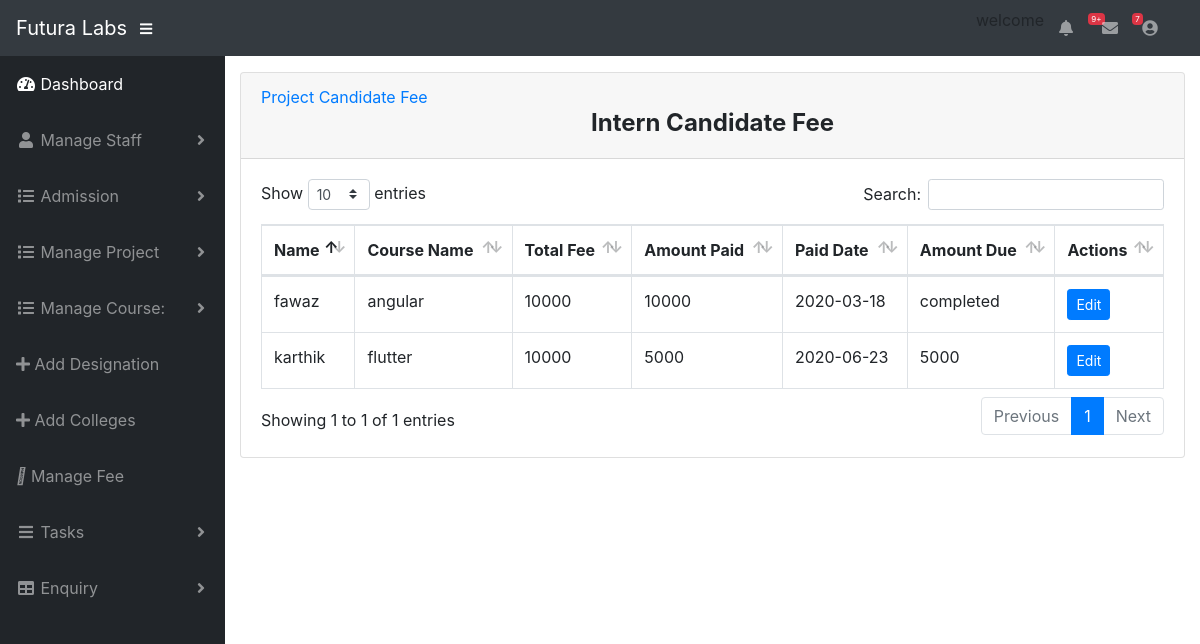
Screenshot of /intern-fee.php (signed in) with the database file from the repository.
### tables this page shows
CREATE TABLE `intern_fee` (
  `id` int(11) NOT NULL,
  `course_id` int(11) NOT NULL,
  `intern_id` int(11) NOT NULL,
  `total` int(30) NOT NULL,
  `paid` int(30) NOT NULL DEFAULT 0,
  `date` varchar(30) NOT NULL DEFAULT 'Not Paid',
  `due` varchar(30) NOT NULL
);

CREATE TABLE `intern_candidate` (
  `intern_id` int(11) NOT NULL,
  `course_id` int(11) NOT NULL,
  `name` varchar(20) NOT NULL,
  `address` varchar(30) NOT NULL,
  `email` varchar(30) NOT NULL,
  `phone` int(20) NOT NULL,
  `qual` varchar(20) NOT NULL,
  `college` varchar(30) NOT NULL,
  `joining_date` date NOT NULL
);

CREATE TABLE `internship` (
  `course_id` int(11) NOT NULL,
  `course_name` varchar(30) NOT NULL,
  `details` varchar(20) NOT NULL,
  `duration` varchar(20) NOT NULL
);

### intern-fee.php (the view)
<?php include 'admin_header.php';
?>
<div class="card mb-3">
          <div class="card-header">
           <a href="project-fee.php">Project Candidate Fee</a>&nbsp;&nbsp;&nbsp;&nbsp;&nbsp;&nbsp;
          <h4> <center><b>Intern Candidate Fee </center></b>  </h4></div>
          <div class="card-body">
            <div class="table-responsive">
              <table class="table table-bordered" id="dataTable" width="100%" cellspacing="0">
                <thead>
                    <tr>
                        <th>Name</th>
                        <th>Course Name</th>
                        <th>Total Fee</th>
                        <th>Amount Paid</th>
                        <th>Paid Date</th>
                        <th>Amount Due </th>
                        <th>Actions</th>
                    </tr>
                </thead>
                <?php
                $result=mysqli_query($con,"SELECT * FROM `intern_fee` JOIN internship ON intern_fee.course_id=internship.course_id JOIN intern_candidate ON intern_fee.intern_id=intern_candidate.intern_id");
                while($rows=mysqli_fetch_array($result))
            {
                ?>
                <tbody>
                  <tr>
                    <td><?php echo $rows['name'];?></td>
                    <td><?php echo $rows['course_name'];?></td>
                    <td><?php echo $rows['total'];?></td>
                    <td><?php echo $rows['paid'];?></td>
                    <td><?php echo $rows['date'];?></td>
                    <td><?php echo $rows['due'];?></td>
                    <td><a href="edit-intern-fee.php?id=<?php echo $rows['id'];?>"><button class="btn btn-primary btn-sm">Edit</button></a>
                       </td>
                  </tr>
                </tbody>
                <?php
            }
            ?>
              </table>
            </div>
          </div>
        </div>
      </div>
    </div>
  </div>

### admin_header.php (shortened to what this page needs)
<!DOCTYPE html>
<html lang="en">
<head>
  <link href="vendor/fontawesome-free/css/all.min.css" rel="stylesheet" type="text/css">
  <link href="vendor/datatables/dataTables.bootstrap4.css" rel="stylesheet">
  <link href="css/sb-admin.css" rel="stylesheet">
</head>
<body id="page-top">
  <nav class="navbar navbar-expand navbar-dark bg-dark static-top">
    <a class="navbar-brand mr-1" href="index.html">Futura Labs</a>
    <button class="btn btn-link btn-sm text-white order-1 order-sm-0" id="sidebarToggle" href="#">
      <i class="fas fa-bars"></i>
    </button>
    <div class="d-none d-md-inline-block form-inline ml-auto mr-0 mr-md-3 my-2 my-md-0">
    <ul class="navbar-nav ml-auto ml-md-0">welcome
      <li class="nav-item dropdown no-arrow mx-1">
        <a class="nav-link dropdown-toggle" href="#" id="alertsDropdown" role="button" data-toggle="dropdown" aria-haspopup="true" aria-expanded="false">
          <i class="fas fa-bell fa-fw"></i>
          <span class="badge badge-danger">9+</span>
        </a>
      </li>
      <li class="nav-item dropdown no-arrow mx-1">
        <a class="nav-link dropdown-toggle" href="#" id="messagesDropdown" role="button" data-toggle="dropdown" aria-haspopup="true" aria-expanded="false">
          <i class="fas fa-envelope fa-fw"></i>
          <span class="badge badge-danger">7</span>
        </a>
      </li>
      <li class="nav-item dropdown no-arrow">
        <a class="nav-link dropdown-toggle" href="#" id="userDropdown" role="button" data-toggle="dropdown" aria-haspopup="true" aria-expanded="false">
          <i class="fas fa-user-circle fa-fw"></i>
        </a>
      </li>
    </ul>
  </nav>
  <div id="wrapper">
    <ul class="sidebar navbar-nav">
      <li class="nav-item active">
        <a class="nav-link" href="index.php">
          <i class="fas fa-fw fa-tachometer-alt"></i>
          <span>Dashboard</span>
        </a>
      </li>
      <li class="nav-item dropdown">
        <a class="nav-link dropdown-toggle" href="#" id="pagesDropdown" role="button" data-toggle="dropdown" aria-haspopup="true" aria-expanded="false">
          <i class="fas fa-fw fa-user"></i>
          <span>Manage Staff</span>
        </a>
          <li class="nav-item dropdown">
        <a class="nav-link dropdown-toggle" href="#" id="pagesDropdown" role="button" data-toggle="dropdown" aria-haspopup="true" aria-expanded="false">
          <i class="fas fa-fw fa-list"></i>
          <span>Admission</span>
        </a>
      </li>
      </li>
         <li class="nav-item dropdown">
        <a class="nav-link dropdown-toggle" href="#" id="pagesDropdown" role="button" data-toggle="dropdown" aria-haspopup="true" aria-expanded="false">
          <i class="fas fa-fw fa-list"></i>
          <span>Manage Project</span>
        </a>
        <li class="nav-item dropdown">
        <a class="nav-link dropdown-toggle" href="#" id="pagesDropdown" role="button" data-toggle="dropdown" aria-haspopup="true" aria-expanded="false">
          <i class="fas fa-fw fa-list"></i>
          <span>Manage Course:</span>
        </a>
      </li>
      </li>
      <li class="nav-item">
        <a class="nav-link" href="add-designation.php">
          <i class="fa fa-plus"></i>
          <span>Add Designation</span></a>
      </li>
       <li class="nav-item">
        <a class="nav-link" href="add-college.php">
          <i class="fa fa-plus"></i>
          <span>Add Colleges</span></a>
      </li>
      <li class="nav-item">
        <a class="nav-link" href="project-fee.php">
          <i class="fa-shopping-cart"></i>
          <span>Manage Fee</span></a>
      </li>
       <li class="nav-item dropdown">
        <a class="nav-link dropdown-toggle" href="#" id="pagesDropdown" role="button" data-toggle="dropdown" aria-haspopup="true" aria-expanded="false">
          <i class="fas fa-fw fa-bars"></i>
          <span>Tasks</span>
        </a>
       <li class="nav-item dropdown">
        <a class="nav-link dropdown-toggle" href="#" id="pagesDropdown" role="button" data-toggle="dropdown" aria-haspopup="true" aria-expanded="false">
          <i class="fas fa-fw fa-table"></i>
          <span>Enquiry</span>
        </a>
    </ul>
    <div id="content-wrapper">
      <div class="container-fluid">

### rows the page displays
intern_fee: intern.name "fawaz", course.course_name "angular", total "10000", paid "10000", date "2020-03-18", due "completed"
intern_fee: intern.name "karthik", course.course_name "flutter", total "10000", paid "5000", date "2020-06-23", due "5000"
